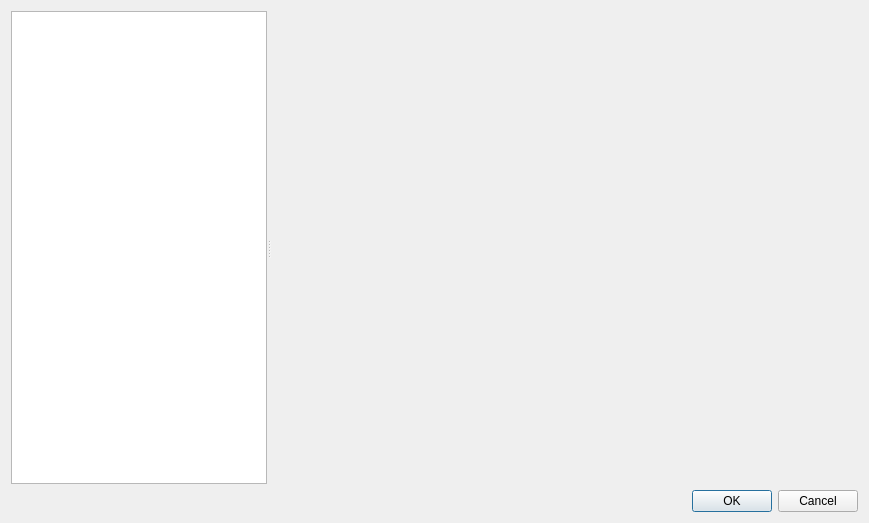
<?xml version="1.0" encoding="UTF-8"?>
<ui version="4.0">
 <class>OptionsDialog</class>
 <widget class="QDialog" name="OptionsDialog">
  <property name="geometry">
   <rect>
    <x>0</x>
    <y>0</y>
    <width>869</width>
    <height>523</height>
   </rect>
  </property>
  <property name="windowTitle">
   <string>Preferences</string>
  </property>
  <layout class="QVBoxLayout" name="verticalLayout">
   <item>
    <widget class="QSplitter" name="splitter">
     <property name="orientation">
      <enum>Qt::Horizontal</enum>
     </property>
     <widget class="QListWidget" name="optionsView">
      <property name="sizePolicy">
       <sizepolicy hsizetype="Preferred" vsizetype="Expanding">
        <horstretch>0</horstretch>
        <verstretch>0</verstretch>
       </sizepolicy>
      </property>
      <property name="resizeMode">
       <enum>QListView::Adjust</enum>
      </property>
      <property name="selectionRectVisible">
       <bool>false</bool>
      </property>
      <property name="currentRow">
       <number>-1</number>
      </property>
     </widget>
     <widget class="QStackedWidget" name="optionsStack">
      <property name="sizePolicy">
       <sizepolicy hsizetype="Expanding" vsizetype="Preferred">
        <horstretch>2</horstretch>
        <verstretch>0</verstretch>
       </sizepolicy>
      </property>
     </widget>
    </widget>
   </item>
   <item>
    <widget class="QDialogButtonBox" name="buttonBox">
     <property name="orientation">
      <enum>Qt::Horizontal</enum>
     </property>
     <property name="standardButtons">
      <set>QDialogButtonBox::Cancel|QDialogButtonBox::Ok</set>
     </property>
    </widget>
   </item>
  </layout>
 </widget>
 <resources/>
 <connections>
  <connection>
   <sender>buttonBox</sender>
   <signal>accepted()</signal>
   <receiver>OptionsDialog</receiver>
   <slot>accept()</slot>
   <hints>
    <hint type="sourcelabel">
     <x>248</x>
     <y>254</y>
    </hint>
    <hint type="destinationlabel">
     <x>157</x>
     <y>274</y>
    </hint>
   </hints>
  </connection>
  <connection>
   <sender>buttonBox</sender>
   <signal>rejected()</signal>
   <receiver>OptionsDialog</receiver>
   <slot>reject()</slot>
   <hints>
    <hint type="sourcelabel">
     <x>316</x>
     <y>260</y>
    </hint>
    <hint type="destinationlabel">
     <x>286</x>
     <y>274</y>
    </hint>
   </hints>
  </connection>
 </connections>
</ui>
